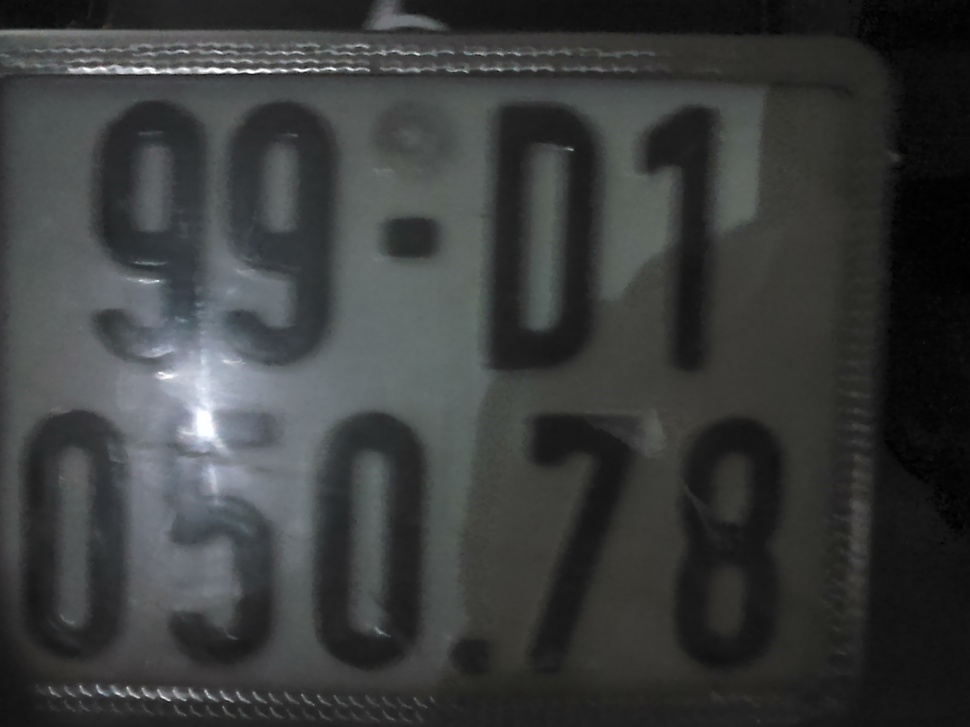
#> input picture inp/DSC_0012.JPG, 970 x 727 px, shrunk from 2048 x 1536 before the run, found by its file name
$ python numberCropAlpha.py   (older library calls are emulated)
#> lines starting #> are read from the running program, lines starting #| are printed output that depends on the picture; after the words box and inside, x2 and y2 are one past the last pixel; in counts of white or black regions, pixels touching at a corner belong together
import cv2
import numpy as np
from matplotlib import pyplot as plt
from pylab import array, plot, show, axis, arange, figure, uint8
import glob
import os

global RECTANGLE_DISTANCE
global MIN_THRESH_HOLD
global MAX_THRESH_HOLD
global ALPHA

RECTANGLE_DISTANCE = 100
MIN_THRESH_HOLD = 20
MAX_THRESH_HOLD = 120
ALPHA = 2


def isNumber(x, y, w, h):
    ''' (int x4) check if a rect is a Number
    '''
    return (w > 80) and (h > 300)\
        and (h/w > 1.5) and (h/w < 5)

    pass


def preThreshHold(img, name):
    ''' a little process before threshholding
    '''

    return img


def getNumbers(img, name, threshhold):
    ''' return detected numbers
    '''

    numbers = []
    ret,thresh = cv2.threshold(img,threshhold,255,0)

    _, contours, hierarchy = cv2.findContours(thresh,cv2.RETR_TREE,\
                                              cv2.CHAIN_APPROX_SIMPLE)
    i = 0;
    for cnt in contours:
        rect = cv2.boundingRect(cnt)
        x, y, w, h = rect
        i = i + 1
        if isNumber(x, y, w, h):
            ret, numberThresh = cv2.threshold(img[y:y+h, x:x+w], threshhold, 255, 0)
            numbers.append((name + str(i), numberThresh, rect))

    return numbers;


def removeDuplicate(numbers):
    result = []

    def isMatch(rf, rb):
        fx, fy, fw, fh = rf
        bx, by, bw, bh = rb

        return abs(fx - bx) \
                + abs(fy - by)\
                + abs(fw - bw)\
                + abs(fh - bh) < RECTANGLE_DISTANCE

    def mergeImg(a, b):
        w = min(a.shape[0], b.shape[0]) - 1
        h = min(a.shape[1], b.shape[1]) - 1
        return (a[0:w, 0:h] << 1) + (b[0:w, 0:h] << 1)


    for num in numbers:
        for re in result:
            if (isMatch(num[2], re[2])):
                re =(re[0], mergeImg(re[1], num[1]), re[2])
                break
        else:
            result.append(num)
    return result


imageList = ['inp\\DSC_0012.JPG']

for imgPath in imageList:
    img = cv2.imread(imgPath, cv2.IMREAD_GRAYSCALE)
#> img: shape (727, 970); min 0, max 255, mean 59.7
    dir, name = os.path.split(imgPath)


    numbers = []
    for threshold in range(MIN_THRESH_HOLD, MAX_THRESH_HOLD):
        numbers += getNumbers(img, name, threshold)
#> this loop made 100 passes
#> pass 1, in getNumbers, `ret,thresh = cv2.threshold(img,threshhold,255,0)`:
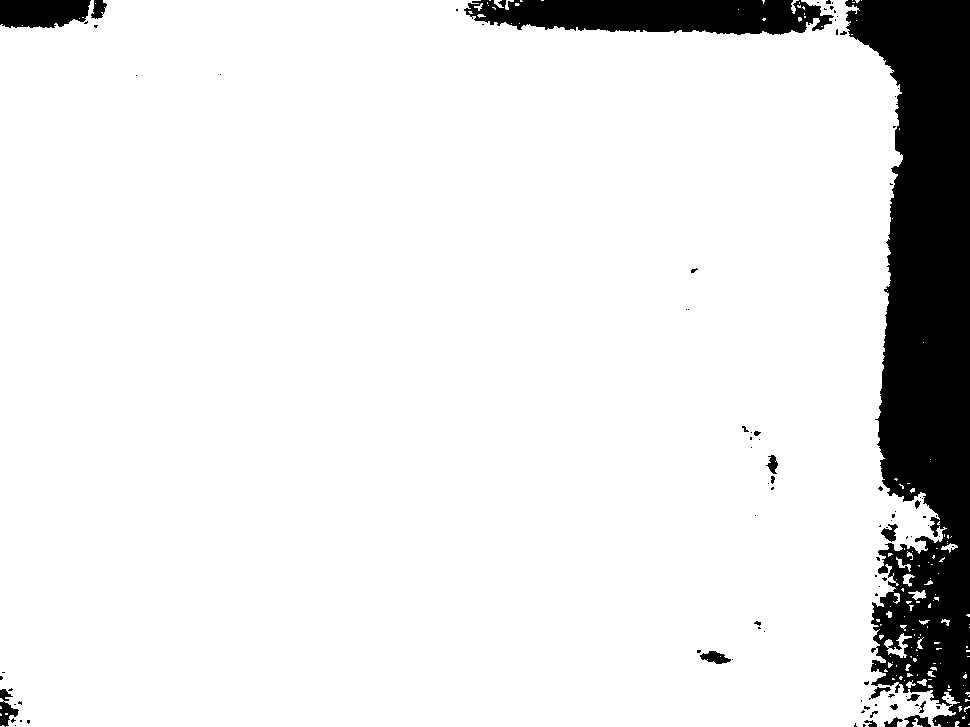
#> thresh: shape (727, 970); 89.9% white; 97 black regions (76 under 20 px), largest, box (x1, y1, x2, y2) and area: (845, 0, 970, 727) 56618, (464, 0, 834, 35) 10137, (0, 0, 91, 28) 2230
#> pass 2, in getNumbers (call 2), `ret,thresh = cv2.threshold(img,threshhold,255,0)`:
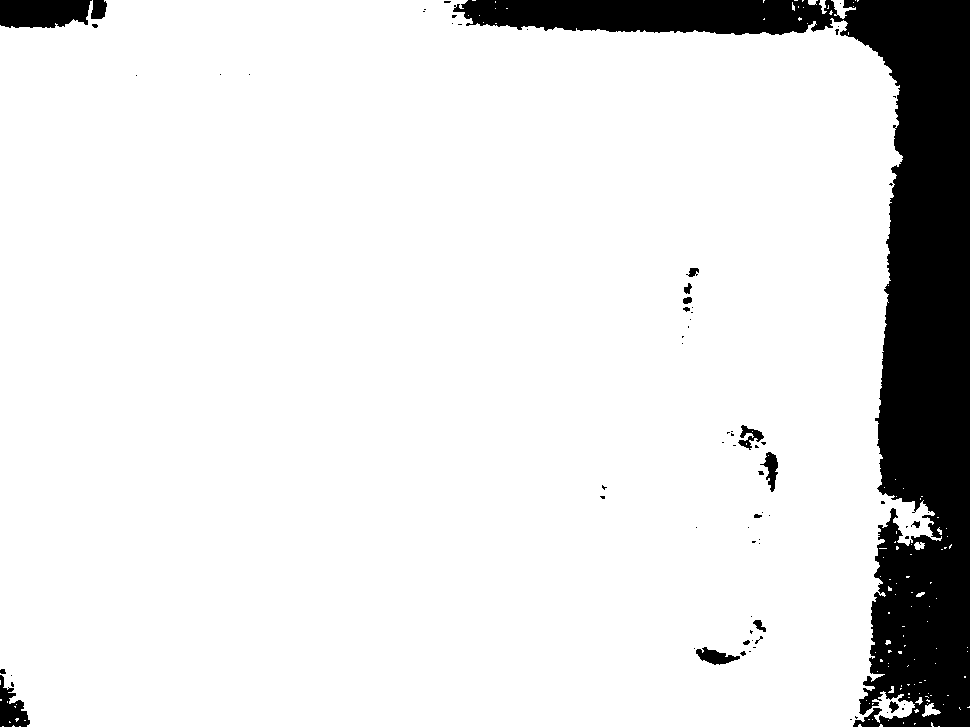
#> thresh: shape (727, 970); 88.9% white; 75 black regions (58 under 20 px), largest, box (x1, y1, x2, y2) and area: (453, 0, 970, 727) 73413, (0, 0, 92, 28) 2278, (0, 675, 30, 727) 841
#> pass 3, in getNumbers (call 3), `ret,thresh = cv2.threshold(img,threshhold,255,0)`:
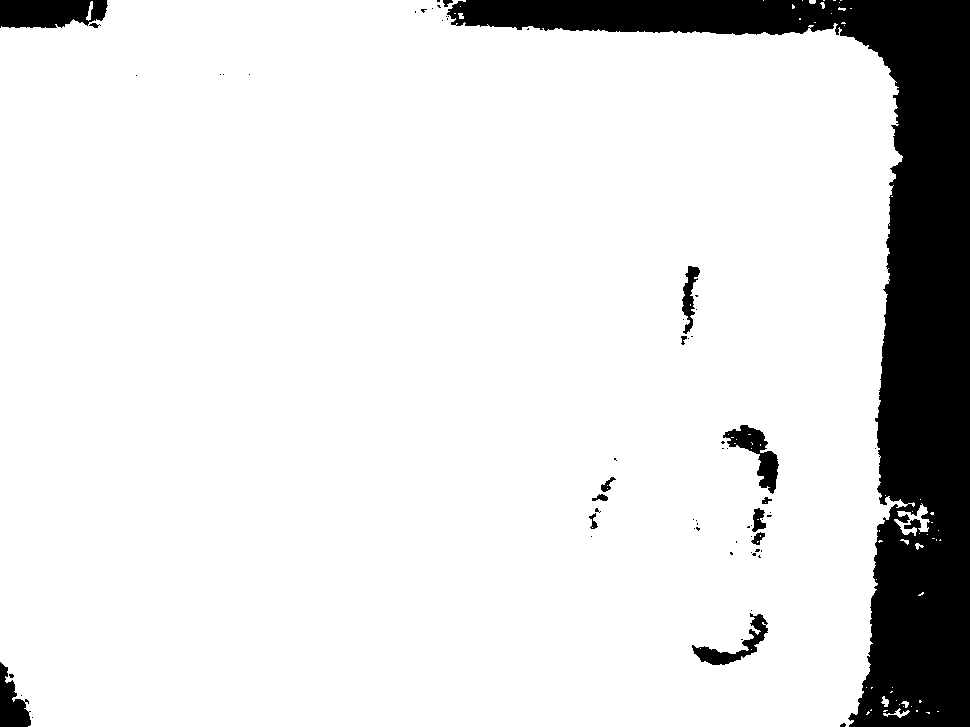
#> thresh: shape (727, 970); 88% white; 65 black regions (50 under 20 px), largest, box (x1, y1, x2, y2) and area: (447, 0, 970, 727) 77006, (0, 0, 108, 28) 2602, (723, 425, 779, 494) 1401
#> after the loop, numbers = []

    result = removeDuplicate(numbers)
#> result = []
    i = 0

    for imgName, imgOut, _ in result:
        i+=1
        cv2.imwrite('out\\' + name[:-4] + str(i) + '.jpg', imgOut)
#> this loop made 0 passes
#> after the loop, i = 0
        #cv2.imwrite('out\\' + str(i) + '__.jpg', imgOut)

$ run again, with inp/DSC_0002.JPG copied over inp/DSC_0012.JPG
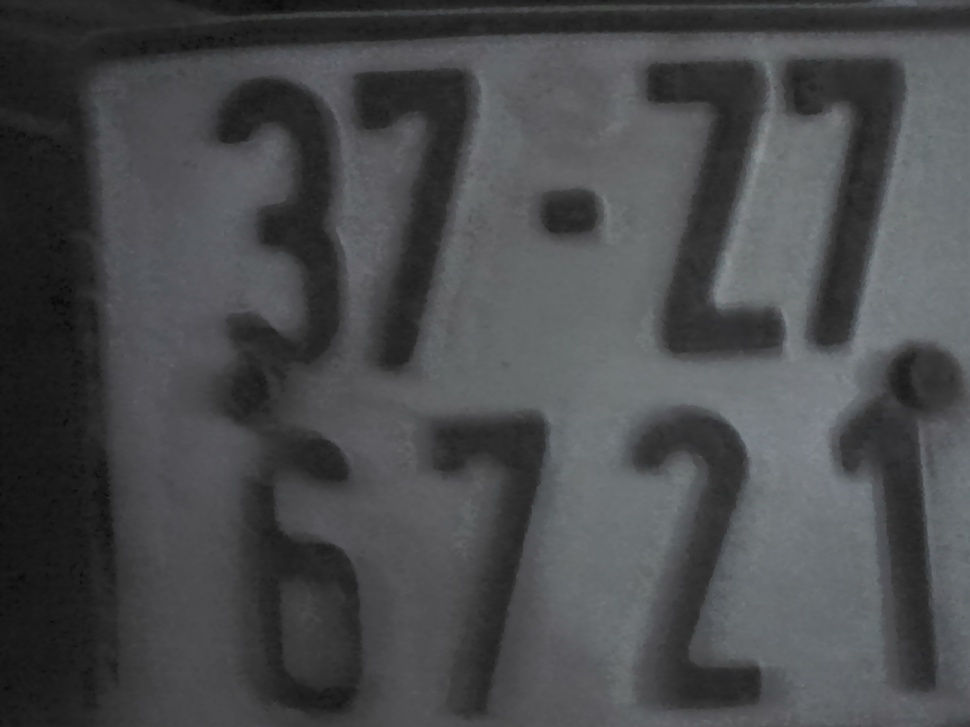
#> input picture inp/DSC_0002.JPG, 970 x 727 px, shrunk from 2048 x 1536 before the run, found by its file name
#> the loop `for threshold in range(MIN_THRESH_HOLD, MAX_THRESH_HOLD):` made 100 passes
#> pass 1, in getNumbers, `ret,thresh = cv2.threshold(img,threshhold,255,0)`:
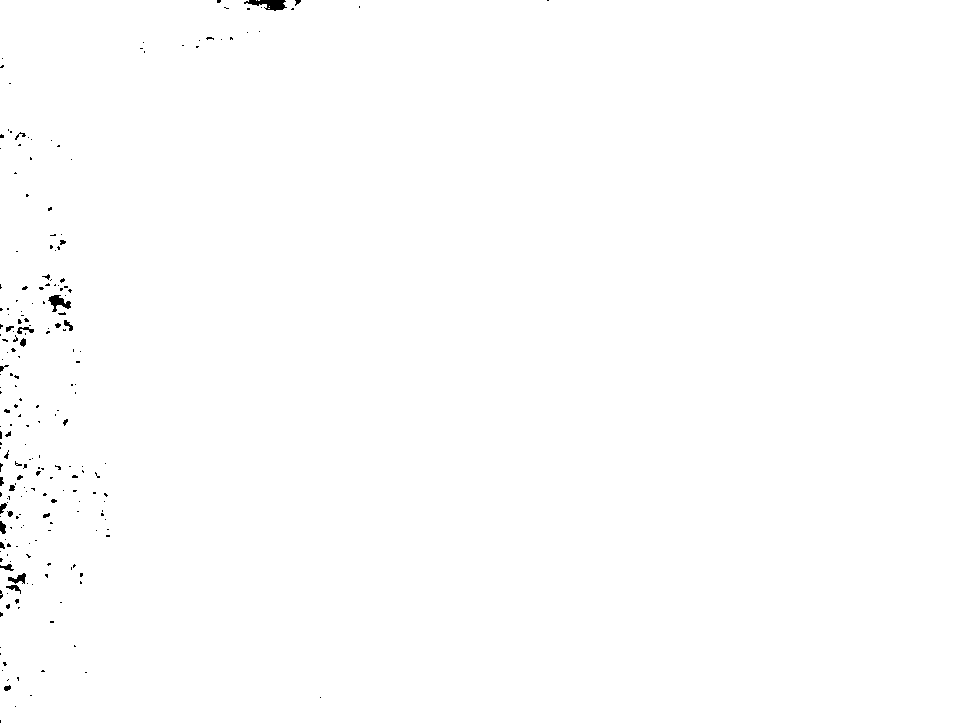
#> thresh: shape (727, 970); 99.7% white; 220 black regions (193 under 20 px), largest, box (x1, y1, x2, y2) and area: (244, 0, 287, 11) 269, (48, 295, 71, 312) 189, (8, 573, 26, 584) 101
#> after the loop `for threshold in range(MIN_THRESH_HOLD, MAX_THRESH_HOLD):`: numbers = 143 items
#> the loop in removeDuplicate, `for num in numbers:` made 143 passes
#> the loop `for imgName, imgOut, _ in result:` made 11 passes
#> imgName on passes 1 to 8: 'inp\\DSC_0012.JPG237', 'inp\\DSC_0012.JPG119', 'inp\\DSC_0012.JPG92', 'inp\\DSC_0012.JPG42', 'inp\\DSC_0012.JPG21', 'inp\\DSC_0012.JPG123', 'inp\\DSC_0012.JPG62', 'inp\\DSC_0012.JPG226'
#> pass 2, `cv2.imwrite('out\\' + name[:-4] + str(i) + '.jpg', imgOut)`:
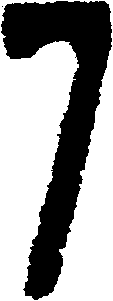
#> saved as DSC_00122.jpg: shape (301, 113); 62.2% white; 2 black regions (1 under 20 px), largest, box (x1, y1, x2, y2) and area: (1, 1, 112, 300) 12856

$ run again, with inp/DSC_0003.JPG copied over inp/DSC_0012.JPG
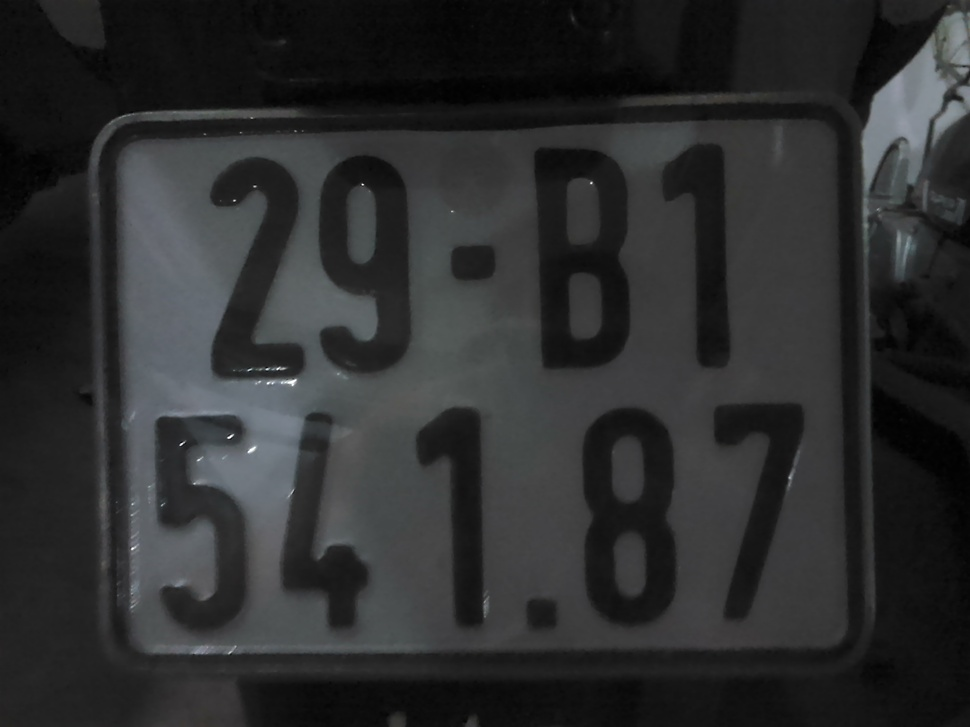
#> input picture inp/DSC_0003.JPG, 970 x 727 px, shrunk from 2048 x 1536 before the run, found by its file name
#> the loop `for threshold in range(MIN_THRESH_HOLD, MAX_THRESH_HOLD):` made 100 passes
#> pass 1, in getNumbers, `ret,thresh = cv2.threshold(img,threshhold,255,0)`:
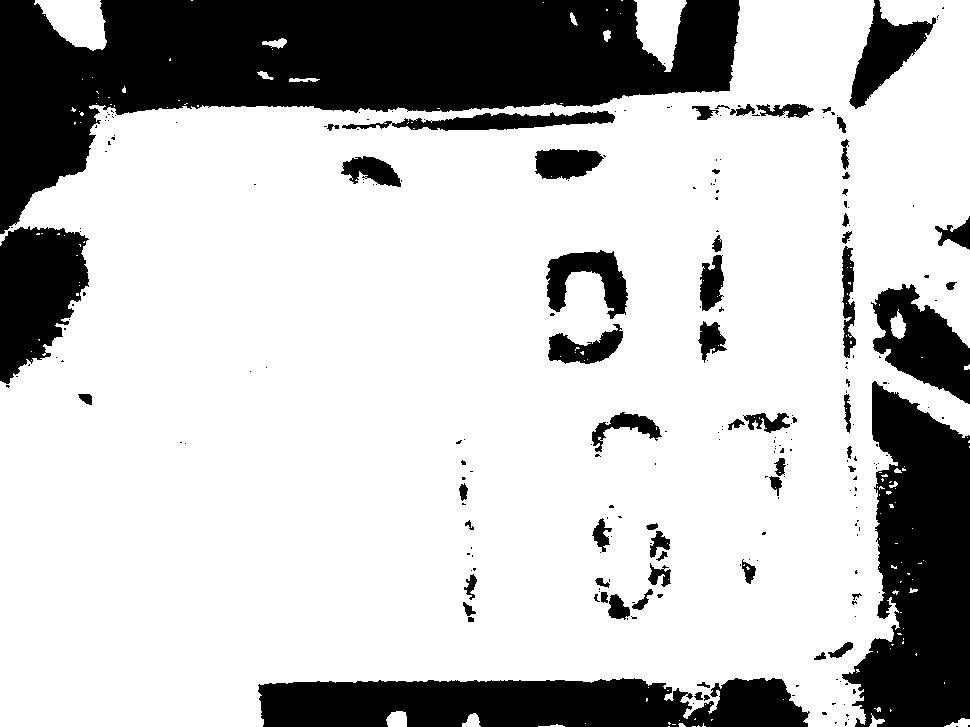
#> thresh: shape (727, 970); 75.6% white; 245 black regions (183 under 20 px), largest, box (x1, y1, x2, y2) and area: (0, 0, 740, 234) 80108, (842, 381, 970, 727) 29520, (258, 678, 810, 727) 22897
#> after the loop `for threshold in range(MIN_THRESH_HOLD, MAX_THRESH_HOLD):`: numbers = 48 items
#> the loop in removeDuplicate, `for num in numbers:` made 48 passes
#> the loop `for imgName, imgOut, _ in result:` made 10 passes
#> imgName on passes 1 to 8: 'inp\\DSC_0012.JPG294', 'inp\\DSC_0012.JPG278', 'inp\\DSC_0012.JPG186', 'inp\\DSC_0012.JPG208', 'inp\\DSC_0012.JPG152', 'inp\\DSC_0012.JPG171', 'inp\\DSC_0012.JPG353', 'inp\\DSC_0012.JPG84'
#> pass 2, `cv2.imwrite('out\\' + name[:-4] + str(i) + '.jpg', imgOut)`:
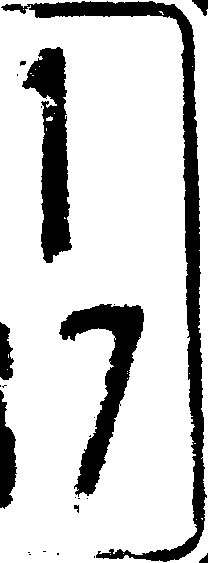
#> saved as DSC_00122.jpg: shape (563, 208); 80.9% white; 24 black regions (15 under 20 px), largest, box (x1, y1, x2, y2) and area: (1, 1, 207, 562) 9482, (22, 47, 72, 263) 5436, (59, 304, 144, 497) 5348
